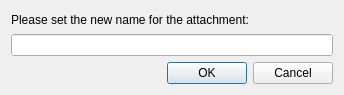
<?xml version="1.0" encoding="UTF-8"?>
<ui version="4.0">
 <class>RenameResourceDialog</class>
 <widget class="QDialog" name="RenameResourceDialog">
  <property name="geometry">
   <rect>
    <x>0</x>
    <y>0</y>
    <width>344</width>
    <height>95</height>
   </rect>
  </property>
  <property name="windowTitle">
   <string>Rename attachment</string>
  </property>
  <layout class="QVBoxLayout" name="verticalLayout">
   <item>
    <widget class="QLabel" name="label">
     <property name="text">
      <string>Please set the new name for the attachment:</string>
     </property>
    </widget>
   </item>
   <item>
    <widget class="QLineEdit" name="lineEdit">
     <property name="autoFillBackground">
      <bool>true</bool>
     </property>
    </widget>
   </item>
   <item>
    <widget class="QDialogButtonBox" name="buttonBox">
     <property name="orientation">
      <enum>Qt::Horizontal</enum>
     </property>
     <property name="standardButtons">
      <set>QDialogButtonBox::Cancel|QDialogButtonBox::Ok</set>
     </property>
    </widget>
   </item>
  </layout>
 </widget>
 <resources/>
 <connections>
  <connection>
   <sender>buttonBox</sender>
   <signal>accepted()</signal>
   <receiver>RenameResourceDialog</receiver>
   <slot>accept()</slot>
   <hints>
    <hint type="sourcelabel">
     <x>248</x>
     <y>254</y>
    </hint>
    <hint type="destinationlabel">
     <x>157</x>
     <y>274</y>
    </hint>
   </hints>
  </connection>
  <connection>
   <sender>buttonBox</sender>
   <signal>rejected()</signal>
   <receiver>RenameResourceDialog</receiver>
   <slot>reject()</slot>
   <hints>
    <hint type="sourcelabel">
     <x>316</x>
     <y>260</y>
    </hint>
    <hint type="destinationlabel">
     <x>286</x>
     <y>274</y>
    </hint>
   </hints>
  </connection>
 </connections>
</ui>
